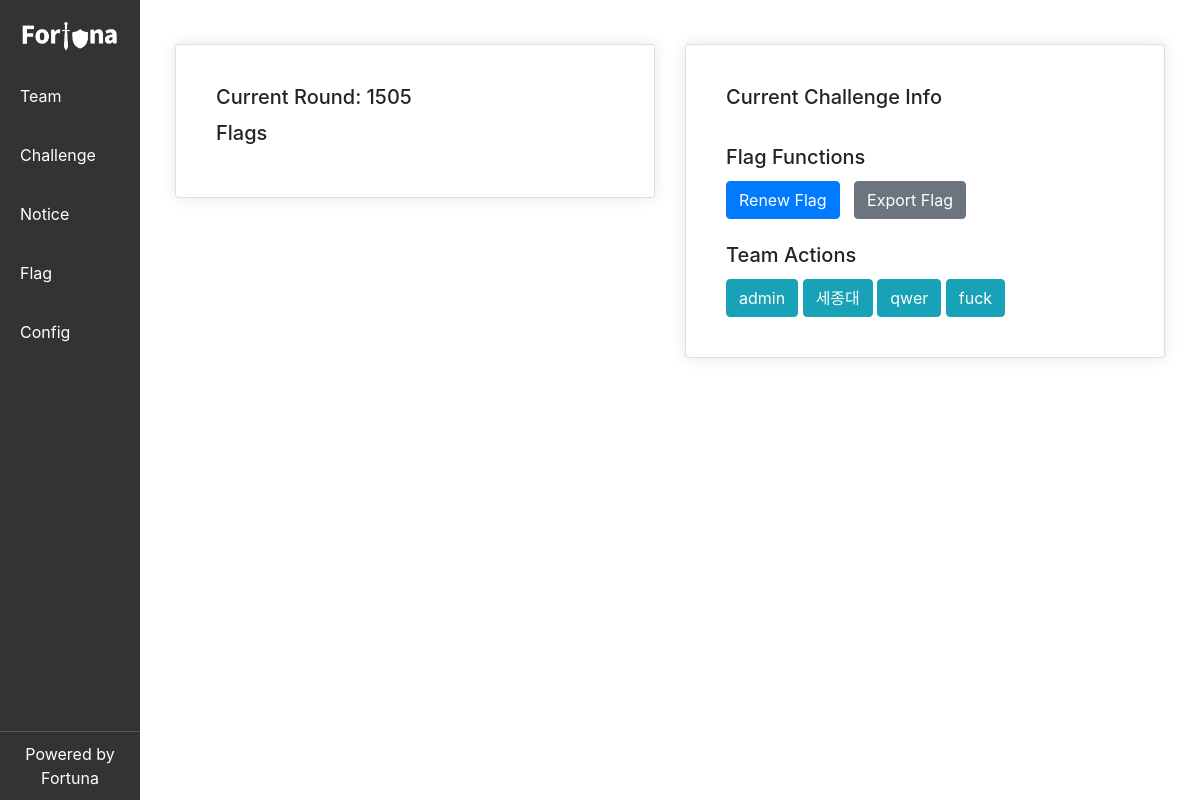
The page /manage/flag/ on the database its author committed.
### account/models.py (models this page shows, shortened)
class Team(AbstractBaseUser, PermissionsMixin):
    created_at = models.DateTimeField(auto_now_add=True)
    name = models.CharField(max_length=255, unique=True)
    logo = models.CharField(max_length=255, null=True, blank=True)
    score = models.FloatField(null=True, blank=True)
    team_id = models.PositiveIntegerField(unique=True, null=True, blank=True)
    token = models.CharField(max_length=255, null=True, blank=True)
    is_staff = models.BooleanField(default=False)
    objects = CustomUserManager()
    USERNAME_FIELD = 'name'
    REQUIRED_FIELDS = []

### flag/views.py (the view, shortened to what this page needs)
# urls.py: path('flag/', flag.flag_view, name='flag'),
def flag_view(request):
    auth_info = AuthInfo.objects.all()  # 모든 AuthInfo 인스턴스를 가져옵니다.
    round = get_round_info()  # 현재 라운드 정보를 가져옵니다.
    round_info = AuthInfo.objects.filter(round=round)  # 현재 라운드의 AuthInfo 인스턴스를 가져옵니다.
    action_tries = ActionTry.objects.filter(round=round)
    teams = Team.objects.all()  # 모든 Team 인스턴스를 가져옵니다.
    round_info_with_gamebox = []
    return render(request, 'flag/flag.html', {
        'auth_info': auth_info,
        'round_info': round_info_with_gamebox,
        'round': round,
        'action_tries': action_tries,
        'teams': teams,
    })

### flag/views.py (called while the page is built)
def get_round_info():
    try:
        config = Config.objects.latest('created_at')
        now = timezone.localtime()
        elapsed_time = now - timezone.localtime(config.starttime)
        total_minutes = int(elapsed_time.total_seconds() // 60)
        current_round = total_minutes // config.round_time
        return current_round
    except Config.DoesNotExist:
        return 1  # Config가 없는 경우 기본값으로 1 반환

### templates/flag/flag.html (shortened to what this page needs)
{% extends 'manage/base.html' %}
{% block extra_css %}
<link href="https://stackpath.bootstrapcdn.com/bootstrap/4.5.2/css/bootstrap.min.css" rel="stylesheet">
{% endblock extra_css %}
{% block content %}
<div class="container-fluid mt-4">
    <div class="row">
        <div class="col-md-6">
            <div class="card">
                <div class="card-body">
                    <h5 class="card-title">Current Round: {{ round }}</h5>
                    <h5 class="card-title">Flags</h5>
                </div>
            </div>
        </div>
        <div class="col-md-6">
            <div class="card">
                <div class="card-body">
                    <h5 class="card-title">Current Challenge Info</h5>
                    <br>
                    <h5 class="card-title">Flag Functions</h5>
                    <form action="{% url 'create_flag' %}" method="post" style="display: inline;">
                        <button type="submit" class="btn btn-primary">Renew Flag</button>
                    </form>
                    <a href="{% url 'export_authinfo' %}" class="btn btn-secondary" style="margin-left: 10px;">Export
                        Flag
                    </a>
                    <br>
                    <br>
                    <h5 class="card-title">Team Actions</h5>
                        {% for team in teams %}
                        <button type="button" class="btn btn-info" onclick="openModalForTeam('{{ team.name }}')">{{ team.name }}</button>
                        {% endfor %}
                </div>
            </div>
        </div>
    </div>
</div>
{% endblock content %}

### static/manage.css (style rules this page uses)
.col-md-6 { padding: 0 15px; }
.card { margin: 0 auto; padding: 20px; border-radius: 10px; box-shadow: 0 0 15px rgba(0, 0, 0, 0.1); }

### rows shown on the page
Team: name "admin"
Team: name "세종대"
Team: name "qwer"
Team: name "fuck"

### other values the page prints
{{ round }} "1505"
